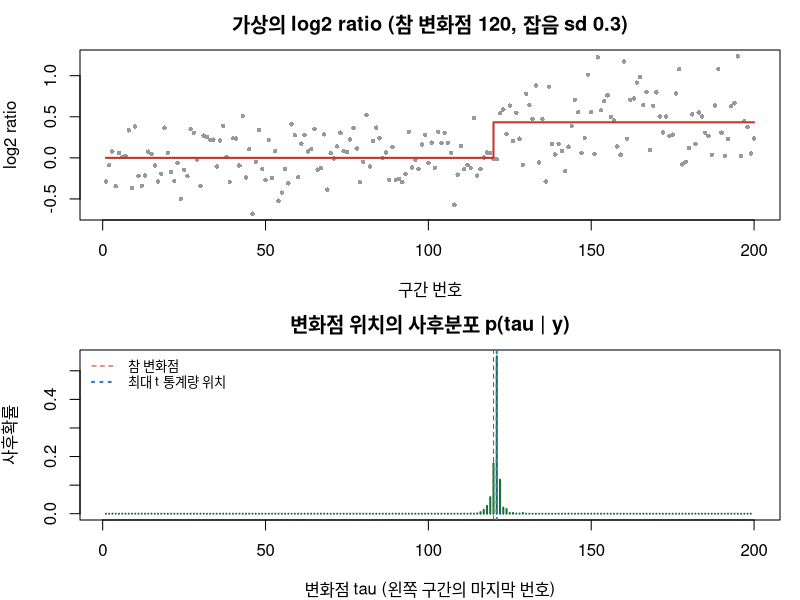
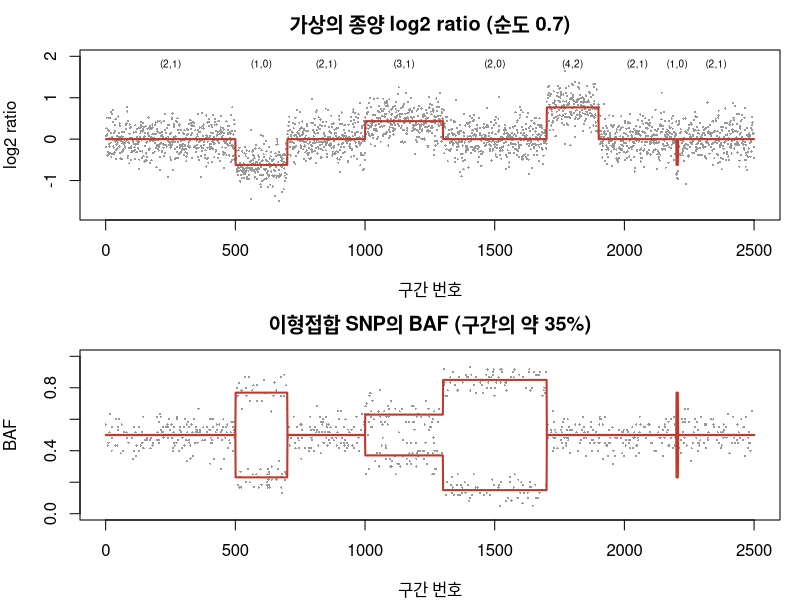
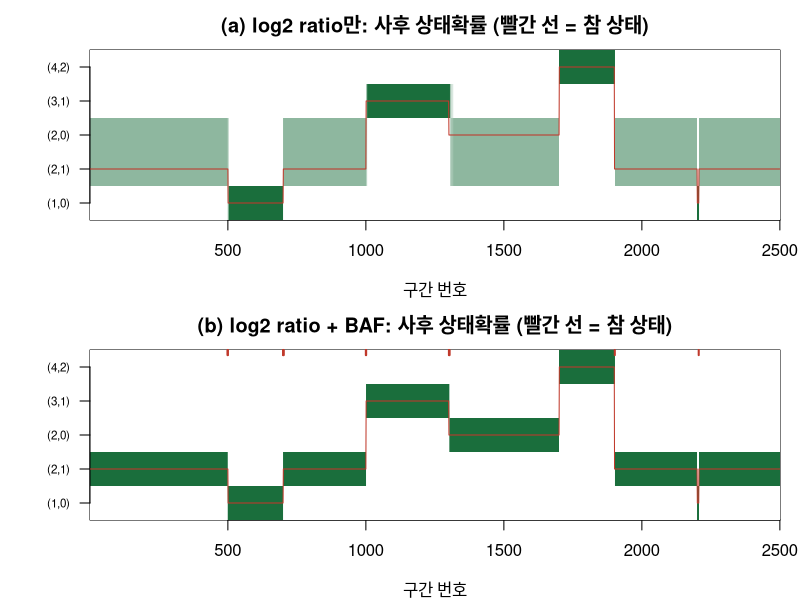
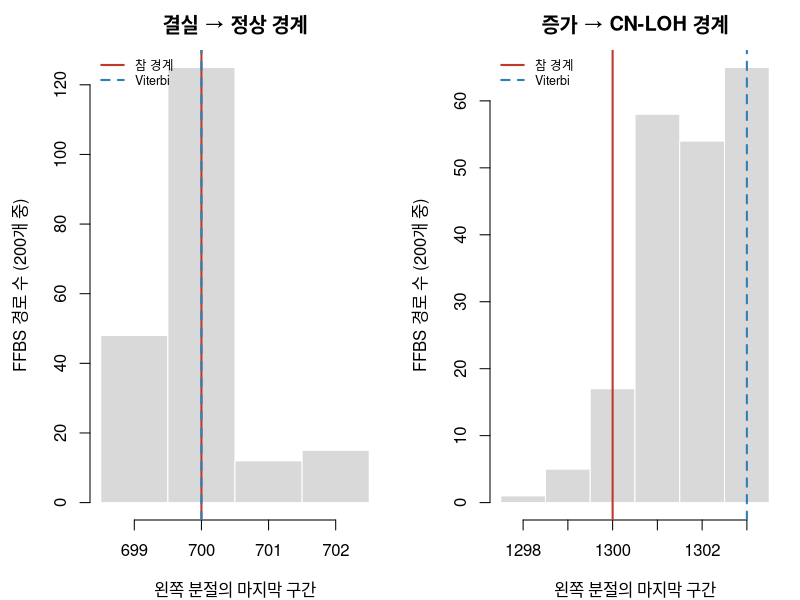

Source code (R) for these figures, in order:
## ---- chunk 1
# 순도 rho에서 (CN, m) 상태의 기대 log2 ratio와 기대 BAF(소수 쪽 b; 다른 쪽은 1 - b)
expected_cn <- function(cn, m, rho = 1) {
  tot <- rho * cn + 2 * (1 - rho)                     # 종양·정상 혼합의 평균 총 사본 수
  cbind(log2r = log2(tot / 2), baf = (rho * m + (1 - rho)) / tot)
}
states <- data.frame(lab = c("(1,0)", "(2,1)", "(2,0)", "(3,1)", "(4,2)"),
                     name = c("결실", "정상", "CN-LOH", "증가", "증폭"), cn = c(1, 2, 2, 3, 4), m = c(0, 1, 0, 1, 2))
tab_exp <- data.frame(paste(states$lab, states$name), round(expected_cn(states$cn, states$m, 1), 3),
                      round(expected_cn(states$cn, states$m, 0.7), 3))
names(tab_exp) <- c("상태 (CN,m)", "log2 (순도1)", "BAF b (순도1)", "log2 (순도0.7)", "BAF b (순도0.7)")
print(tab_exp, row.names = FALSE)
## ---- chunk 2
log_sum_exp <- function(x) { m <- max(x); m + log(sum(exp(x - m))) }   # W9에서 만든 것과 같은 함수
seg_logml <- function(s1, s2, len, sigma, v0)        # 평균을 적분한 구간의 로그 주변가능도 (d = y - mu0 기준)
  -0.5 * len * log(2 * pi * sigma^2) - 0.5 * log(1 + len * v0 / sigma^2) -
    0.5 * (s2 - v0 * s1^2 / (sigma^2 + len * v0)) / sigma^2
cp_posterior <- function(y, sigma, mu0 = 0, v0 = 1) { # 변화점 tau = 1..n-1 의 사후확률 (균등 사전)
  n <- length(y); d <- y - mu0; c1 <- cumsum(d); c2 <- cumsum(d^2); tau <- 1:(n - 1)
  lm <- seg_logml(c1[tau], c2[tau], tau, sigma, v0) +                    # 왼쪽 구간 1..tau
        seg_logml(c1[n] - c1[tau], c2[n] - c2[tau], n - tau, sigma, v0)  # 오른쪽 구간 tau+1..n
  exp(lm - log_sum_exp(lm))
}
cred_tau <- function(p) c(which(cumsum(p) >= 0.025)[1], which(cumsum(p) >= 0.975)[1])  # 95% 신용구간
set.seed(3)
n_cp <- 200; tau_true <- 120; sd_cp <- 0.3; z_cp <- rnorm(n_cp)       # 가상의 데이터
jump <- unname(expected_cn(3, 1, 0.7)[1, "log2r"])                    # 순도 0.7의 한 사본 증가 = 0.433
y_cp <- c(rep(0, tau_true), rep(jump, n_cp - tau_true)) + sd_cp * z_cp
post_tau <- cp_posterior(y_cp, sd_cp)
t_stat <- sapply(1:(n_cp - 1), function(k) abs(mean(y_cp[1:k]) - mean(y_cp[-(1:k)])) / sqrt(1 / k + 1 / (n_cp - k)))
ci <- cred_tau(post_tau)
cat(sprintf("사후 최빈 tau = %d (확률 %.3f), 95%% 신용구간 [%d, %d], 최대 t 통계량 위치 = %d\n",
            which.max(post_tau), max(post_tau), ci[1], ci[2], which.max(t_stat)))
par(mfrow = c(2, 1), mar = c(4, 4, 2.5, 1))
plot(y_cp, pch = 16, cex = 0.6, col = "grey60", main = "가상의 log2 ratio (참 변화점 120, 잡음 sd 0.3)",
     xlab = "구간 번호", ylab = "log2 ratio")
lines(c(1, tau_true, tau_true, n_cp), c(0, 0, jump, jump), col = "#c0392b", lwd = 2)
plot(post_tau, type = "h", col = "#1a6e3c", lwd = 2, xlim = c(1, n_cp), main = "변화점 위치의 사후분포 p(tau | y)",
     xlab = "변화점 tau (왼쪽 구간의 마지막 번호)", ylab = "사후확률")
abline(v = tau_true, col = "#c0392b", lty = 2); abline(v = which.max(t_stat), col = "#2c7fb8", lty = 3, lwd = 2)
legend("topleft", c("참 변화점", "최대 t 통계량 위치"), col = c("#c0392b", "#2c7fb8"), lty = c(2, 3), lwd = c(1, 2), bty = "n", cex = 0.8)
## ---- chunk 3
rho <- 0.7; sd_lr <- 0.3; s_baf <- 0.065              # 순도, log2 잡음 sd, BAF 잡음 sd (알려졌다고 둠)
ex <- expected_cn(states$cn, states$m, rho); mu_k <- ex[, "log2r"]; b_k <- ex[, "baf"]; n_k <- nrow(states)
make_log_emis <- function(lr, baf, mu_k, b_k, sd_lr, s_baf, use_baf = TRUE) {   # T x K 로그 방출
  le <- sapply(mu_k, function(mu) dnorm(lr, mu, sd_lr, log = TRUE))
  if (use_baf) {
    lb <- sapply(b_k, function(b) log(0.5 * dnorm(baf, b, s_baf) + 0.5 * dnorm(baf, 1 - b, s_baf)))
    le <- le + ifelse(is.na(lb), 0, lb)                 # 이형접합 SNP 없는 구간(NA)은 BAF 항 0
  }
  matrix(le, ncol = length(mu_k))
}
make_trans <- function(k, eps) { tr <- matrix(eps / (k - 1), k, k); diag(tr) <- 1 - eps; tr }  # 끈적한 전이
one <- rbind(make_log_emis(0.05, 0.17, mu_k, b_k, sd_lr, s_baf, FALSE), make_log_emis(0.05, 0.17, mu_k, b_k, sd_lr, s_baf))
prob_one <- exp(one - apply(one, 1, max)); prob_one <- prob_one / rowSums(prob_one)
out_one <- round(rbind(one, prob_one), 3); dimnames(out_one) <- list(c("로그방출 log2만", "로그방출 log2+BAF",
  "상태확률 log2만", "상태확률 log2+BAF"), states$lab); print(out_one)
## ---- chunk 4
set.seed(6)
seg_len   <- c(500, 200, 300, 300, 400, 200, 300, 6, 294)   # 분절 길이 (구간 수)
seg_state <- c(2, 1, 2, 4, 3, 5, 2, 1, 2)                    # 분절 상태 (states의 행 번호)
n_bin <- sum(seg_len); z_true <- rep(seg_state, seg_len); focal <- 2201:2206   # 초점 결실 위치
lr  <- rnorm(n_bin, mu_k[z_true], sd_lr)                     # log2 ratio
het <- runif(n_bin) < 0.35                                   # 이형접합 SNP가 있는 구간
p_b <- ifelse(runif(n_bin) < 0.5, b_k[z_true], 1 - b_k[z_true])   # B가 소수 쪽인지 다수 쪽인지
baf <- ifelse(het, rbinom(n_bin, 60, p_b) / 60, NA)          # depth 60에서의 BAF
cat("구간 수", n_bin, "| BAF 관측 구간", sum(het), "\n")
par(mfrow = c(2, 1), mar = c(4, 4, 2.5, 1)); mid <- cumsum(seg_len) - seg_len / 2
plot(lr, pch = 16, cex = 0.3, col = "grey60", ylim = c(-1.8, 2), main = "가상의 종양 log2 ratio (순도 0.7)",
     xlab = "구간 번호", ylab = "log2 ratio")
lines(mu_k[z_true], col = "#c0392b", lwd = 2); text(mid, 1.8, states$lab[seg_state], cex = 0.6)
plot(baf, pch = 16, cex = 0.3, col = "grey60", ylim = c(0, 1), main = "이형접합 SNP의 BAF (구간의 약 35%)",
     xlab = "구간 번호", ylab = "BAF")
lines(b_k[z_true], col = "#c0392b", lwd = 2); lines(1 - b_k[z_true], col = "#c0392b", lwd = 2)
## ---- chunk 5
# W11에서 만든 것과 같은 함수 (척도화 전방-후방, 로그 공간 Viterbi). 여기서는 반환값 중 post와 loglik만 씁니다
forward_backward <- function(log_emis, trans, init) {
  n_t <- nrow(log_emis); n_k <- ncol(log_emis)
  m_t <- apply(log_emis, 1, max)                 # 시점별 최댓값 (언더플로 방지)
  emis <- exp(log_emis - m_t)                    # 척도화한 방출: 각 행의 최댓값이 1
  alpha <- matrix(0, n_t, n_k); r <- matrix(0, n_t, n_k); scale <- numeric(n_t)
  a <- init * emis[1, ]; scale[1] <- sum(a); alpha[1, ] <- a / scale[1]
  for (t in seq_len(n_t)[-1]) {                  # 전방: (alpha_{t-1} A) * e_t 를 정규화
    a <- drop(alpha[t - 1, ] %*% trans) * emis[t, ]
    scale[t] <- sum(a); alpha[t, ] <- a / scale[t]
  }
  r[n_t, ] <- 1
  for (t in rev(seq_len(n_t - 1))) {             # 후방: A (e_{t+1} * r_{t+1}) / c_{t+1}
    r[t, ] <- drop(trans %*% (emis[t + 1, ] * r[t + 1, ])) / scale[t + 1]
  }
  post <- alpha * r; post <- post / rowSums(post)  # gamma_t(k) = p(z_t = k | x_1:T)
  list(post = post, loglik = sum(log(scale)) + sum(m_t),   # alpha, r, scale, emis 는 Baum-Welch 용
       alpha = alpha, r = r, scale = scale, emis = emis)
}
viterbi <- function(log_emis, trans, init) {
  n_t <- nrow(log_emis); n_k <- ncol(log_emis); log_trans <- log(trans)
  back <- matrix(0L, n_t, n_k)                   # back[t, k]: t 에서 상태 k 로 올 때 최선의 이전 상태
  delta <- log(init) + log_emis[1, ]
  for (t in seq_len(n_t)[-1]) {
    cand <- delta + log_trans                    # cand[j, k] = delta_{t-1}(j) + log A[j, k]
    back[t, ] <- max.col(t(cand), ties.method = "first")
    delta <- cand[cbind(back[t, ], 1:n_k)] + log_emis[t, ]
  }
  path <- integer(n_t); path[n_t] <- which.max(delta)
  for (t in rev(seq_len(n_t - 1))) path[t] <- back[t + 1, path[t + 1]]   # 역추적
  path
}
## ---- chunk 6
init <- rep(1 / n_k, n_k); tr <- make_trans(n_k, 1e-3); loh <- z_true == 3
le_a <- make_log_emis(lr, baf, mu_k, b_k, sd_lr, s_baf, use_baf = FALSE)   # (a) log2 ratio만
le_b <- make_log_emis(lr, baf, mu_k, b_k, sd_lr, s_baf, use_baf = TRUE)    # (b) log2 + BAF
fb_a <- forward_backward(le_a, tr, init); fb_b <- forward_backward(le_b, tr, init)
vt_a <- viterbi(le_a, tr, init); vt_b <- viterbi(le_b, tr, init)
res_ab <- data.frame(c("(a) log2만", "(b) log2+BAF"), round(c(mean(vt_a == z_true), mean(vt_b == z_true)), 4),
  round(c(mean(vt_a[loh] == 3), mean(vt_b[loh] == 3)), 3), round(c(mean(fb_a$post[loh, 3]), mean(fb_b$post[loh, 3])), 3),
  round(c(mean(fb_a$post[z_true == 2, 2]), mean(fb_b$post[z_true == 2, 2])), 3))
names(res_ab) <- c("모형", "정확도", "LOH 호출률", "LOH P(2,0)", "정상 P(2,1)")
print(res_ab, row.names = FALSE)
unc <- which(apply(fb_b$post, 1, max) < 0.95)             # 판정 보류: 최대 사후확률 < 0.95
cat("(b)에서 판정 보류 구간", length(unc), "개:", unc, "\n")
pal <- colorRampPalette(c("white", "#1a6e3c"))(50); par(mfrow = c(2, 1), mar = c(4, 4.5, 2.5, 1))
for (f in list(list(fb_a, "(a) log2 ratio만"), list(fb_b, "(b) log2 ratio + BAF"))) {
  image(1:n_bin, 1:n_k, f[[1]]$post, col = pal, zlim = c(0, 1), yaxt = "n",
        main = paste0(f[[2]], ": 사후 상태확률 (빨간 선 = 참 상태)"), xlab = "구간 번호", ylab = "")
  axis(2, at = 1:n_k, labels = states$lab, las = 1, cex.axis = 0.7); lines(z_true, col = "#c0392b", lwd = 1)
}
rug(unc, side = 3, col = "#c0392b", lwd = 2)                # (b)의 판정 보류 구간
## ---- chunk 7
# 이 챕터에서 새로 만드는 함수: 전방 필터링 후 뒤에서부터 상태를 하나씩 표집 (Chib 1996; Scott 2002)
ffbs <- function(log_emis, trans, init, n_draw) {
  n <- nrow(log_emis); k <- ncol(log_emis); emis <- exp(log_emis - apply(log_emis, 1, max))
  alpha <- matrix(0, n, k); a <- init * emis[1, ]; alpha[1, ] <- a / sum(a)
  for (t in 2:n) { a <- (alpha[t - 1, ] %*% trans) * emis[t, ]; alpha[t, ] <- a / sum(a) }   # 전방 필터링
  low <- lower.tri(diag(k), diag = TRUE) * 1                 # 누적합을 행렬곱으로
  paths <- matrix(0L, n_draw, n); paths[, n] <- sample.int(k, n_draw, replace = TRUE, prob = alpha[n, ])
  for (t in (n - 1):1) {                                     # 후방 표집: alpha_t(k) * A[k, z_(t+1)] 에 비례
    p <- alpha[t, ] * trans[, paths[, t + 1], drop = FALSE]  # k x n_draw (열마다 비정규화 확률)
    cum <- low %*% p; u <- runif(n_draw) * cum[k, ]
    paths[, t] <- colSums(cum < rep(u, each = k)) + 1L
  }
  paths
}
set.seed(7); paths <- ffbs(le_b, tr, init, 200)
freq <- sapply(1:n_k, function(k) colMeans(paths == k))       # 표본 빈도 vs 전방-후방 사후확률
cat("FFBS 빈도와 사후 상태확률의 최대 차이:", round(max(abs(freq - fb_b$post)), 3), "\n")
bnd <- function(p_mat, right, win) apply(p_mat, 1, function(p) win[which(p[win] == right)[1]] - 1)  # 왼쪽 분절 끝
b700 <- bnd(paths, 2, 671:730); b1300 <- bnd(paths, 3, 1271:1330)
v_bnd <- c(bnd(rbind(vt_b), 2, 671:730), bnd(rbind(vt_b), 3, 1271:1330))
cat("Viterbi 경계:", v_bnd, "| 초점 결실을 포함한 경로 비율:", mean(apply(paths[, focal] == 1, 1, any)), "\n")
par(mfrow = c(1, 2))
for (i in 1:2) {
  b <- list(b700, b1300)[[i]]; truth <- c(700, 1300)[i]
  hist(b, breaks = seq(min(b) - 0.5, max(b) + 0.5, 1), col = "grey85", border = "white",
       main = c("결실 → 정상 경계", "증가 → CN-LOH 경계")[i], xlab = "왼쪽 분절의 마지막 구간", ylab = "FFBS 경로 수 (200개 중)")
  abline(v = truth, col = "#c0392b", lwd = 2); abline(v = v_bnd[i], col = "#2c7fb8", lwd = 2, lty = 2)
  legend("topleft", c("참 경계", "Viterbi"), col = c("#c0392b", "#2c7fb8"), lty = c(1, 2), lwd = 2, bty = "n", cex = 0.75)
}
print(table(b1300))
## ---- chunk 8
eps_set <- c(1e-1, 1e-2, 1e-3, 1e-4)
sens <- t(sapply(eps_set, function(e) {
  tr_e <- make_trans(n_k, e); v <- viterbi(le_b, tr_e, init); f <- forward_backward(le_b, tr_e, init)
  c(e, length(rle(v)$values), mean(v == z_true), sum(v[focal] == 1), mean(f$post[focal, 1]), f$loglik)
}))
sens <- data.frame(sens); names(sens) <- c("eps", "Viterbi 분절 수", "정확도", "초점결실 Viterbi(6중)", "초점결실 P(결실)", "loglik")
print(format(sens, digits = 4), row.names = FALSE)                  # 참 분절 수는 9
## ---- chunk 9
e1 <- expected_cn(c(1, 3), c(0, 1), rho = 1); e06 <- expected_cn(c(1, 3), c(0, 1), rho = 0.6)
tab_e <- round(cbind(e1, e06), 3); dimnames(tab_e) <- list(c("CN1 (m=0)", "CN3 (m=1)"),
  c("log2 순도1", "BAF 순도1", "log2 순도0.6", "BAF 순도0.6")); print(tab_e)
cat("CN3 필요 구간 배수 (순도1 차이 / 순도0.6 차이)^2 =", round((e1[2, 1] / e06[2, 1])^2, 2), "\n")
## ---- chunk 10
set.seed(11); u_keep <- runif(n_bin)
dens <- c(0.35, 0.05, 0.01, 0.002)
res_d <- t(sapply(dens, function(q) {
  baf_q <- ifelse(u_keep < q / 0.35, baf, NA)                # 기존 35% 중 일부만 남김
  f <- forward_backward(make_log_emis(lr, baf_q, mu_k, b_k, sd_lr, s_baf), tr, init)
  c(q, sum(!is.na(baf_q[loh])), mean(f$post[loh, 3]), sum(apply(f$post[loh, ], 1, max) < 0.95), mean(f$post[z_true == 2, 2]))
}))
res_d <- data.frame(res_d); names(res_d) <- c("SNP 구간 비율", "LOH 안 SNP 수", "LOH P(2,0)", "LOH 판정보류", "정상 P(2,1)")
print(round(res_d, 3), row.names = FALSE)
## ---- chunk 11
res_cp <- t(sapply(c(0.3, 0.6), function(s) {
  y <- c(rep(0, tau_true), rep(jump, n_cp - tau_true)) + s * z_cp
  p <- cp_posterior(y, s); ci <- cred_tau(p)
  c(sd = s, map = which.max(p), p_map = round(max(p), 3), lower = ci[1], upper = ci[2], width = diff(ci))
}))
print(res_cp)
